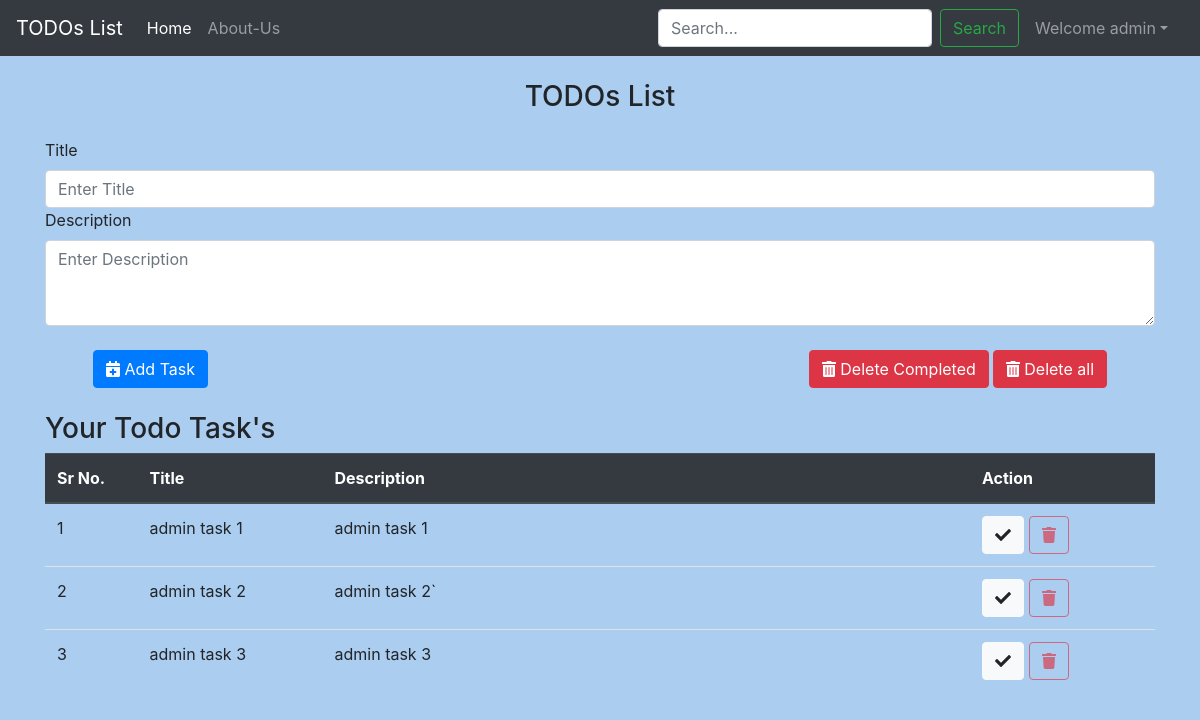
The page / (signed in) on the database as committed earlier.
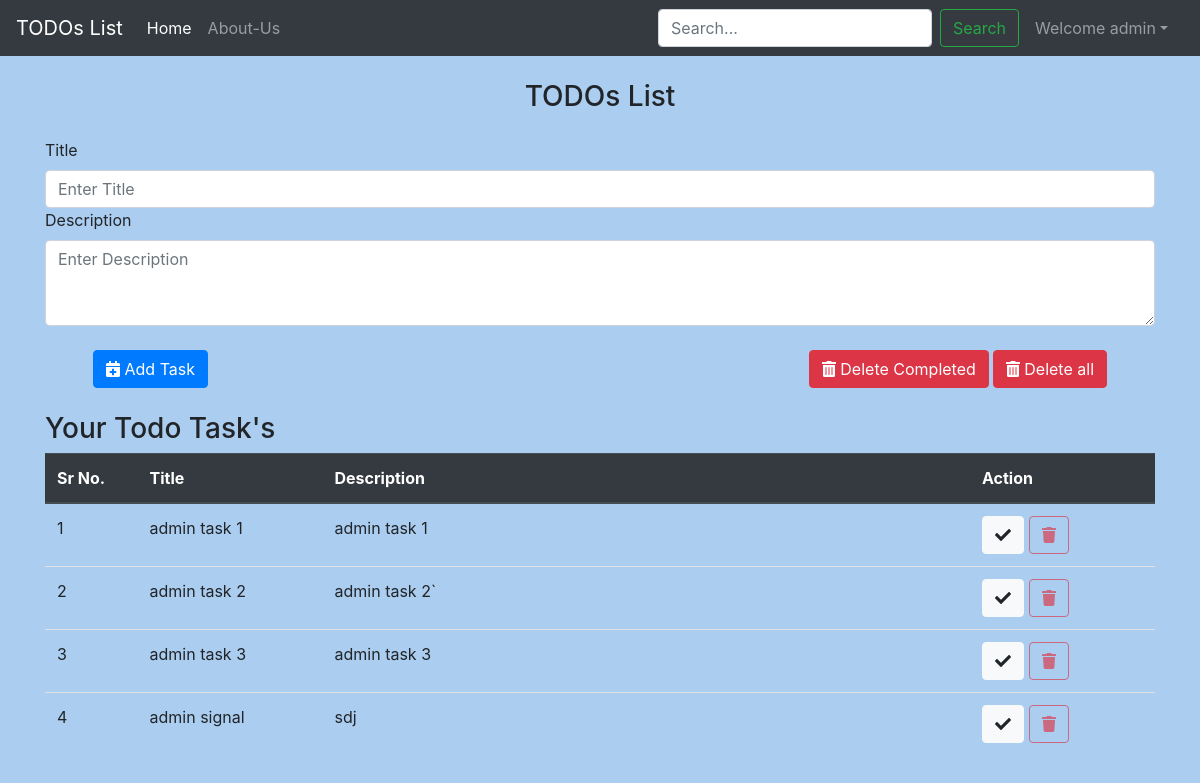
The same page on the database as committed later.
### todolist_app/models.py (models this page shows, shortened)
class TodoItem(models.Model):
    title = models.CharField(max_length=50)
    description = models.CharField(max_length=1000)
    is_completed = models.BooleanField(default=False)
    user = models.ForeignKey(User, on_delete=models.CASCADE, null=True)

### todolist_app/views.py (the view)
# urls.py: 2. Add a URL to urlpatterns:  path('', views.home, name='home')
def home(request):
    if request.user.is_authenticated:
        todo_items = TodoItem.objects.filter(user=request.user).order_by('id')
        form = TodoListForm(label_suffix='')
        search_form = TodoListSearchForm(label_suffix='')
        if len(todo_items) == 0:
            messages.warning(
                request, "You have nothing to do.Please add to do task's")
        data = {'todo_items': todo_items,
                'form': form, 'search_form': search_form}
        return render(request, 'todolist_app/home.html', data)
    else:
        login_form = LoginForm(label_suffix='')
        return render(request, 'todolist_app/login.html', {'login_form': login_form})

### todolist_app/forms.py
class TodoListForm(forms.ModelForm):
    class Meta:
        model = TodoItem
        fields = ['title', 'description']
        widgets = {
            'title': forms.TextInput(attrs={'class': 'form-control', 'aria-describedby': 'titlehelp', 'placeholder': 'Enter Title'}),
            'description': forms.Textarea(attrs={'class': 'form-control', 'rows': '3', 'placeholder': 'Enter Description'}),
        }

class TodoListSearchForm(forms.Form):
    search_string = forms.CharField(label='', max_length=50,
                                    widget=forms.TextInput(
                                        attrs={
                                            'class': 'form-control mr-sm-2', 'type': 'search', 'placeholder': 'Search...', 'aria-label': 'Search'
                                        }))

### todolist_app/templates/todolist_app/home.html (shortened to what this page needs)
{% extends "./basic.html" %}
{% block body %}
    <div class="container">
        <h3 class="text-center my-4">TODOs List</h3>
        <form action="{% url 'addItem' %}" method="post">
            {{ form }}
            <br />
            <button type="submit" class="ml-5 btn btn-primary">
                <i class="fas fa-calendar-plus"> </i> Add Task
            </button>
            <a href="{% url 'deleteAllItem' %}"
               class="mr-5 btn btn-danger float-right"><i class="fas fa-trash-alt">   </i> Delete all</a>
            <a href="{% url 'deleteComplete' %}"
               class="mr-1 btn btn-danger float-right"><i class="fas fa-trash-alt">   </i> Delete Completed</a>
        </form>
        <div id="items" class="my-4">
            <h3>Your Todo Task's</h3>
            <table class="table">
                <colgroup>
                    <col class="col-md-1" />
                    <col class="col-md-2" />
                    <col class="col-md-7" />
                    <col class="col-md-2" />
                </colgroup>
                <thead class="thead-dark">
                    {% if todo_items %}
                        <tr>
                            <th>Sr No.</th>
                            <th>Title</th>
                            <th>Description</th>
                            <th>Action</th>
                        </tr>
                    {% endif %}
                </thead>
                <tbody id="tbody">
                    {% for todo_item in todo_items %}
                        <tr>
                            <td>{{ forloop.counter }}</td>
                            <td>{{ todo_item.title }}</td>
                            <td>{{ todo_item.description }}</td>
                            <td>
                                {% if todo_item.is_completed %}
                                    <button class="btn btn-outline-success">
                                        <i class="fas fa-check"></i>
                                    </button>
                                {% else %}
                                    <a href="{% url 'isComplete' todo_item.id %}">
                                        <button class="btn btn-light">
                                            <i class="fas fa-check"></i>
                                        </button>
                                    </a>
                                {% endif %}
                                {% if todo_item.is_completed %}
                                    <a href="{% url 'deleteItem' todo_item.id %}">
                                        <button class="btn btn-outline-danger">
                                            <i class="fas fa-trash"></i>
                                        </button>
                                    </a>
                                {% else %}
                                    <button class="btn btn-outline-danger" disabled>
                                        <i class="fas fa-trash"></i>
                                    </button>
                                {% endif %}
                            </td>
                        </tr>
                    {% endfor %}
                </tbody>
            </table>
        </div>
    </div>
{% endblock body %}

Rows that differ between the two databases and show on the page:
added TodoItem: title "admin signal", description "sdj", is_completed False (drawn)
